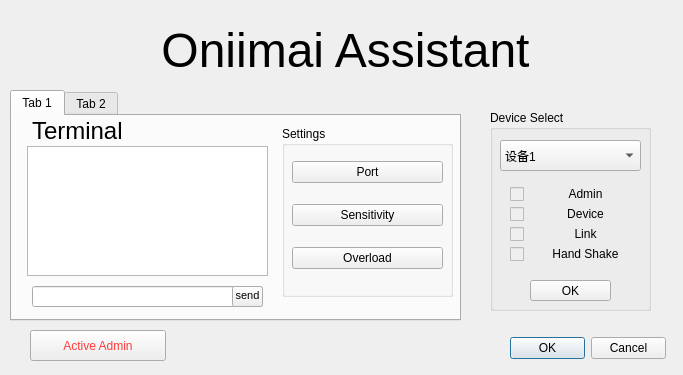
<?xml version="1.0" encoding="UTF-8"?>
<ui version="4.0">
 <class>Form</class>
 <widget class="QWidget" name="Form">
  <property name="geometry">
   <rect>
    <x>0</x>
    <y>0</y>
    <width>683</width>
    <height>375</height>
   </rect>
  </property>
  <property name="sizePolicy">
   <sizepolicy hsizetype="Fixed" vsizetype="Fixed">
    <horstretch>0</horstretch>
    <verstretch>0</verstretch>
   </sizepolicy>
  </property>
  <property name="minimumSize">
   <size>
    <width>683</width>
    <height>375</height>
   </size>
  </property>
  <property name="maximumSize">
   <size>
    <width>683</width>
    <height>375</height>
   </size>
  </property>
  <property name="sizeIncrement">
   <size>
    <width>750</width>
    <height>650</height>
   </size>
  </property>
  <property name="baseSize">
   <size>
    <width>750</width>
    <height>650</height>
   </size>
  </property>
  <property name="windowTitle">
   <string>Form</string>
  </property>
  <widget class="QDialogButtonBox" name="dialog_button">
   <property name="geometry">
    <rect>
     <x>510</x>
     <y>333</y>
     <width>156</width>
     <height>31</height>
    </rect>
   </property>
   <property name="contextMenuPolicy">
    <enum>Qt::ContextMenuPolicy::DefaultContextMenu</enum>
   </property>
   <property name="standardButtons">
    <set>QDialogButtonBox::StandardButton::Cancel|QDialogButtonBox::StandardButton::Ok</set>
   </property>
  </widget>
  <widget class="QTabWidget" name="tabWidget">
   <property name="geometry">
    <rect>
     <x>10</x>
     <y>90</y>
     <width>451</width>
     <height>231</height>
    </rect>
   </property>
   <property name="currentIndex">
    <number>0</number>
   </property>
   <widget class="QWidget" name="tab">
    <attribute name="title">
     <string>Tab 1</string>
    </attribute>
    <widget class="QLabel" name="label">
     <property name="geometry">
      <rect>
       <x>20</x>
       <y>-10</y>
       <width>231</width>
       <height>50</height>
      </rect>
     </property>
     <property name="font">
      <font>
       <pointsize>20</pointsize>
      </font>
     </property>
     <property name="text">
      <string>&lt;html&gt;&lt;head/&gt;&lt;body&gt;&lt;p&gt;&lt;span style=&quot; font-size:18pt;&quot;&gt;Terminal&lt;/span&gt;&lt;/p&gt;&lt;/body&gt;&lt;/html&gt;</string>
     </property>
    </widget>
    <widget class="QTextBrowser" name="textBrowser">
     <property name="enabled">
      <bool>true</bool>
     </property>
     <property name="geometry">
      <rect>
       <x>15</x>
       <y>30</y>
       <width>241</width>
       <height>130</height>
      </rect>
     </property>
     <property name="mouseTracking">
      <bool>true</bool>
     </property>
     <property name="tabletTracking">
      <bool>false</bool>
     </property>
     <property name="tabChangesFocus">
      <bool>true</bool>
     </property>
     <property name="readOnly">
      <bool>true</bool>
     </property>
     <property name="html">
      <string>&lt;!DOCTYPE HTML PUBLIC &quot;-//W3C//DTD HTML 4.0//EN&quot; &quot;http://www.w3.org/TR/REC-html40/strict.dtd&quot;&gt;
&lt;html&gt;&lt;head&gt;&lt;meta name=&quot;qrichtext&quot; content=&quot;1&quot; /&gt;&lt;meta charset=&quot;utf-8&quot; /&gt;&lt;style type=&quot;text/css&quot;&gt;
p, li { white-space: pre-wrap; }
hr { height: 1px; border-width: 0; }
li.unchecked::marker { content: &quot;\2610&quot;; }
li.checked::marker { content: &quot;\2612&quot;; }
&lt;/style&gt;&lt;/head&gt;&lt;body style=&quot; font-family:'Segoe UI'; font-size:9pt; font-weight:400; font-style:normal;&quot;&gt;
&lt;p style=&quot;-qt-paragraph-type:empty; margin-top:0px; margin-bottom:0px; margin-left:0px; margin-right:0px; -qt-block-indent:0; text-indent:0px;&quot;&gt;&lt;br /&gt;&lt;/p&gt;&lt;/body&gt;&lt;/html&gt;</string>
     </property>
     <property name="overwriteMode">
      <bool>true</bool>
     </property>
     <property name="openExternalLinks">
      <bool>false</bool>
     </property>
     <property name="openLinks">
      <bool>false</bool>
     </property>
    </widget>
    <widget class="QGroupBox" name="groupBox_6">
     <property name="geometry">
      <rect>
       <x>270</x>
       <y>10</y>
       <width>171</width>
       <height>171</height>
      </rect>
     </property>
     <property name="title">
      <string>Settings</string>
     </property>
     <widget class="QWidget" name="verticalLayoutWidget">
      <property name="geometry">
       <rect>
        <x>10</x>
        <y>20</y>
        <width>151</width>
        <height>141</height>
       </rect>
      </property>
      <layout class="QVBoxLayout" name="verticalLayout_2">
       <item>
        <widget class="QPushButton" name="port_setting">
         <property name="text">
          <string>Port</string>
         </property>
        </widget>
       </item>
       <item>
        <widget class="QPushButton" name="Sensitivity">
         <property name="text">
          <string>Sensitivity</string>
         </property>
        </widget>
       </item>
       <item>
        <widget class="QPushButton" name="pushButton_1_3">
         <property name="text">
          <string>Overload</string>
         </property>
        </widget>
       </item>
      </layout>
     </widget>
    </widget>
    <widget class="QLineEdit" name="inputcmdbox">
     <property name="geometry">
      <rect>
       <x>20</x>
       <y>170</y>
       <width>231</width>
       <height>21</height>
      </rect>
     </property>
    </widget>
    <widget class="QPushButton" name="sendcmdbutton">
     <property name="geometry">
      <rect>
       <x>220</x>
       <y>170</y>
       <width>31</width>
       <height>21</height>
      </rect>
     </property>
     <property name="text">
      <string/>
     </property>
    </widget>
    <widget class="QLabel" name="label_2">
     <property name="geometry">
      <rect>
       <x>220</x>
       <y>170</y>
       <width>31</width>
       <height>20</height>
      </rect>
     </property>
     <property name="text">
      <string>&lt;html&gt;&lt;head/&gt;&lt;body&gt;&lt;p align=&quot;center&quot;&gt;&lt;span style=&quot; font-size:8pt;&quot;&gt;send&lt;/span&gt;&lt;/p&gt;&lt;/body&gt;&lt;/html&gt;</string>
     </property>
    </widget>
   </widget>
   <widget class="QWidget" name="tab_2">
    <attribute name="title">
     <string>Tab 2</string>
    </attribute>
    <widget class="QGroupBox" name="groupBox_7">
     <property name="geometry">
      <rect>
       <x>20</x>
       <y>10</y>
       <width>411</width>
       <height>171</height>
      </rect>
     </property>
     <property name="title">
      <string>Device Select</string>
     </property>
     <widget class="QRadioButton" name="radioButton">
      <property name="geometry">
       <rect>
        <x>20</x>
        <y>70</y>
        <width>92</width>
        <height>20</height>
       </rect>
      </property>
      <property name="text">
       <string>USB (Defult)</string>
      </property>
      <property name="checked">
       <bool>true</bool>
      </property>
     </widget>
     <widget class="QRadioButton" name="radioButton_2">
      <property name="geometry">
       <rect>
        <x>20</x>
        <y>100</y>
        <width>92</width>
        <height>20</height>
       </rect>
      </property>
      <property name="acceptDrops">
       <bool>false</bool>
      </property>
      <property name="text">
       <string>Registry</string>
      </property>
     </widget>
     <widget class="QLabel" name="label_5">
      <property name="geometry">
       <rect>
        <x>30</x>
        <y>40</y>
        <width>71</width>
        <height>16</height>
       </rect>
      </property>
      <property name="text">
       <string>运行模式切换</string>
      </property>
     </widget>
    </widget>
   </widget>
  </widget>
  <widget class="QLabel" name="label_3">
   <property name="geometry">
    <rect>
     <x>0</x>
     <y>10</y>
     <width>691</width>
     <height>81</height>
    </rect>
   </property>
   <property name="font">
    <font>
     <pointsize>20</pointsize>
    </font>
   </property>
   <property name="text">
    <string>&lt;html&gt;&lt;head/&gt;&lt;body&gt;&lt;p align=&quot;center&quot;&gt;&lt;span style=&quot; font-size:36pt;&quot;&gt;Oniimai Assistant&lt;/span&gt;&lt;/p&gt;&lt;/body&gt;&lt;/html&gt;</string>
   </property>
  </widget>
  <widget class="QGroupBox" name="groupBox_5">
   <property name="geometry">
    <rect>
     <x>490</x>
     <y>110</y>
     <width>161</width>
     <height>201</height>
    </rect>
   </property>
   <property name="title">
    <string>Device Select</string>
   </property>
   <widget class="QComboBox" name="device_selector">
    <property name="geometry">
     <rect>
      <x>10</x>
      <y>30</y>
      <width>141</width>
      <height>31</height>
     </rect>
    </property>
    <item>
     <property name="text">
      <string>设备1</string>
     </property>
    </item>
   </widget>
   <widget class="QPushButton" name="reconfirm_button">
    <property name="geometry">
     <rect>
      <x>40</x>
      <y>170</y>
      <width>81</width>
      <height>21</height>
     </rect>
    </property>
    <property name="text">
     <string>OK</string>
    </property>
   </widget>
   <widget class="QCheckBox" name="checkadmin">
    <property name="enabled">
     <bool>false</bool>
    </property>
    <property name="geometry">
     <rect>
      <x>20</x>
      <y>74</y>
      <width>121</width>
      <height>20</height>
     </rect>
    </property>
    <property name="text">
     <string/>
    </property>
    <property name="checkable">
     <bool>true</bool>
    </property>
   </widget>
   <widget class="QCheckBox" name="checkdevice">
    <property name="enabled">
     <bool>false</bool>
    </property>
    <property name="geometry">
     <rect>
      <x>20</x>
      <y>94</y>
      <width>121</width>
      <height>20</height>
     </rect>
    </property>
    <property name="text">
     <string/>
    </property>
   </widget>
   <widget class="QCheckBox" name="checklink">
    <property name="enabled">
     <bool>false</bool>
    </property>
    <property name="geometry">
     <rect>
      <x>20</x>
      <y>114</y>
      <width>121</width>
      <height>20</height>
     </rect>
    </property>
    <property name="text">
     <string/>
    </property>
   </widget>
   <widget class="QCheckBox" name="checkhandshake">
    <property name="enabled">
     <bool>false</bool>
    </property>
    <property name="geometry">
     <rect>
      <x>20</x>
      <y>134</y>
      <width>121</width>
      <height>20</height>
     </rect>
    </property>
    <property name="text">
     <string/>
    </property>
   </widget>
   <widget class="QLabel" name="label_8">
    <property name="geometry">
     <rect>
      <x>50</x>
      <y>74</y>
      <width>91</width>
      <height>21</height>
     </rect>
    </property>
    <property name="text">
     <string>&lt;html&gt;&lt;head/&gt;&lt;body&gt;&lt;p align=&quot;center&quot;&gt;Admin&lt;/p&gt;&lt;/body&gt;&lt;/html&gt;</string>
    </property>
   </widget>
   <widget class="QLabel" name="label_9">
    <property name="geometry">
     <rect>
      <x>50</x>
      <y>94</y>
      <width>91</width>
      <height>21</height>
     </rect>
    </property>
    <property name="text">
     <string>&lt;html&gt;&lt;head/&gt;&lt;body&gt;&lt;p align=&quot;center&quot;&gt;Device&lt;/p&gt;&lt;/body&gt;&lt;/html&gt;</string>
    </property>
   </widget>
   <widget class="QLabel" name="label_10">
    <property name="geometry">
     <rect>
      <x>50</x>
      <y>114</y>
      <width>91</width>
      <height>21</height>
     </rect>
    </property>
    <property name="text">
     <string>&lt;html&gt;&lt;head/&gt;&lt;body&gt;&lt;p align=&quot;center&quot;&gt;Link&lt;/p&gt;&lt;/body&gt;&lt;/html&gt;</string>
    </property>
   </widget>
   <widget class="QLabel" name="label_11">
    <property name="geometry">
     <rect>
      <x>50</x>
      <y>134</y>
      <width>91</width>
      <height>21</height>
     </rect>
    </property>
    <property name="text">
     <string>&lt;html&gt;&lt;head/&gt;&lt;body&gt;&lt;p align=&quot;center&quot;&gt;Hand Shake&lt;/p&gt;&lt;/body&gt;&lt;/html&gt;</string>
    </property>
   </widget>
  </widget>
  <widget class="QPushButton" name="admin_button">
   <property name="geometry">
    <rect>
     <x>30</x>
     <y>330</y>
     <width>136</width>
     <height>31</height>
    </rect>
   </property>
   <property name="styleSheet">
    <string notr="true">
color: rgb(255, 58, 58);</string>
   </property>
   <property name="text">
    <string>Active Admin</string>
   </property>
  </widget>
 </widget>
 <tabstops>
  <tabstop>textBrowser</tabstop>
 </tabstops>
 <resources/>
 <connections/>
</ui>
